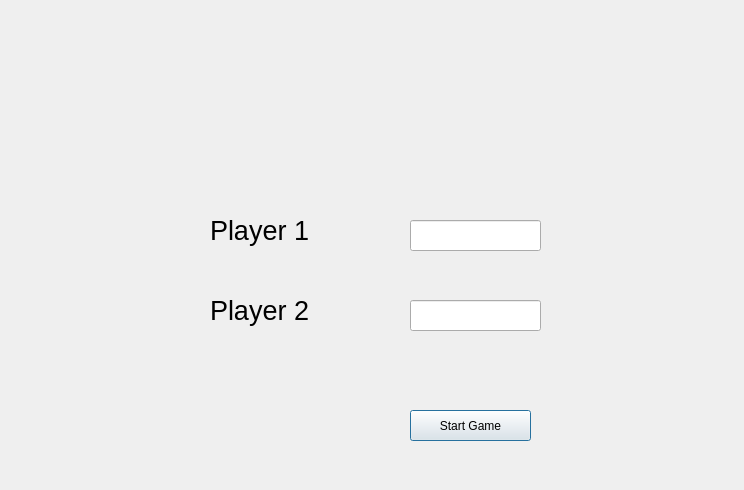
<?xml version="1.0" encoding="UTF-8"?>
<ui version="4.0">
 <class>Dialog</class>
 <widget class="QDialog" name="Dialog">
  <property name="geometry">
   <rect>
    <x>0</x>
    <y>0</y>
    <width>744</width>
    <height>490</height>
   </rect>
  </property>
  <property name="windowTitle">
   <string>Python GUI</string>
  </property>
  <widget class="QPushButton" name="pushButton">
   <property name="geometry">
    <rect>
     <x>410</x>
     <y>410</y>
     <width>121</width>
     <height>31</height>
    </rect>
   </property>
   <property name="text">
    <string>Start Game</string>
   </property>
  </widget>
  <widget class="QLabel" name="player1">
   <property name="geometry">
    <rect>
     <x>210</x>
     <y>210</y>
     <width>131</width>
     <height>41</height>
    </rect>
   </property>
   <property name="font">
    <font>
     <pointsize>20</pointsize>
    </font>
   </property>
   <property name="text">
    <string>Player 1</string>
   </property>
  </widget>
  <widget class="QLabel" name="player2">
   <property name="geometry">
    <rect>
     <x>210</x>
     <y>290</y>
     <width>141</width>
     <height>41</height>
    </rect>
   </property>
   <property name="font">
    <font>
     <pointsize>20</pointsize>
    </font>
   </property>
   <property name="text">
    <string>Player 2</string>
   </property>
  </widget>
  <widget class="QLineEdit" name="p1">
   <property name="geometry">
    <rect>
     <x>410</x>
     <y>220</y>
     <width>131</width>
     <height>31</height>
    </rect>
   </property>
  </widget>
  <widget class="QLineEdit" name="p2">
   <property name="geometry">
    <rect>
     <x>410</x>
     <y>300</y>
     <width>131</width>
     <height>31</height>
    </rect>
   </property>
  </widget>
 </widget>
 <resources/>
 <connections/>
</ui>
